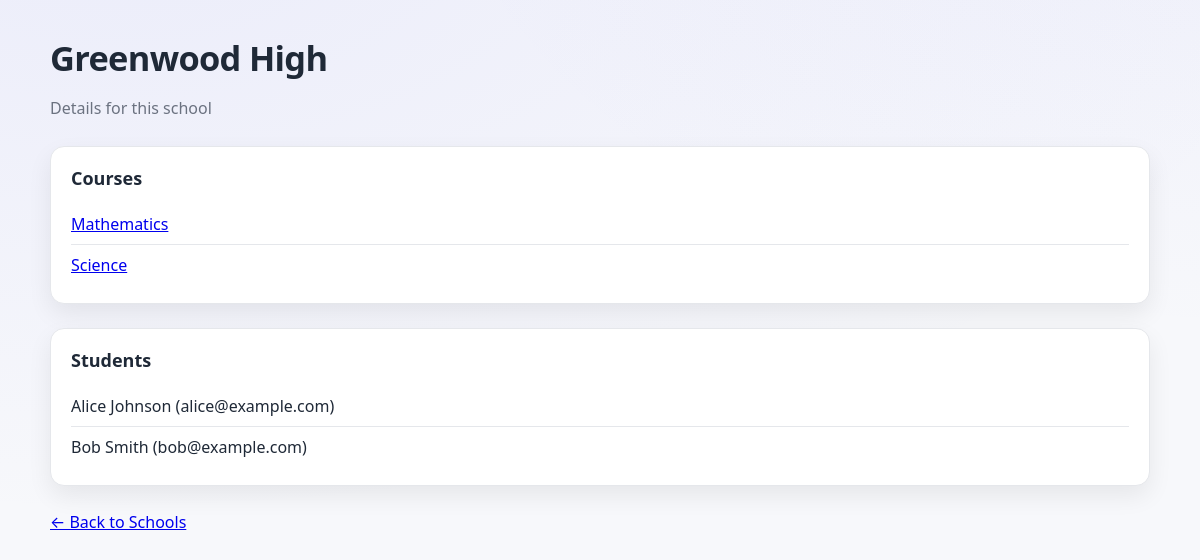
Screenshot of /schools/greenwood-high/ with the database file from the repository.
### enrollment/models.py (models this page shows, shortened)
class School(models.Model):
    name = models.CharField( max_length=100)
    address = models.TextField()
    slug = models.SlugField(unique=True, blank=True)

class Course(models.Model):
    name = models.CharField(max_length=100)
    description = models.TextField(blank=True)
    school = models.ForeignKey(
        School,
        on_delete=models.PROTECT,
        related_name='courses'
        )
    slug = models.SlugField(unique=True, blank=True)

class Student(models.Model):
    student_name = models.CharField( max_length=100)
    email = models.EmailField()
    courses = models.ManyToManyField(Course, related_name="students")
    school = models.ForeignKey(
        School,
        on_delete=models.PROTECT,
        related_name='students'
        )
    slug = models.SlugField(unique=True, blank=True)

### enrollment/views.py (the view)
# urls.py: path('schools/<slug:slug>/', views.school_detail, name='school-detail'),
def school_detail(request, slug):
    school = get_object_or_404(School, slug=slug)
    return render(request, 'enrollment/school_detail.html', {'school': school})

### enrollment/templates/enrollment/school_detail.html (shortened to what this page needs)
{% extends "enrollment/layout.html" %}
{% block content %}
<div class="container">
  <h1>{{ school.name }}</h1>
  <p class="subtitle">Details for this school</p>
  <div class="section">
    <h3>Courses</h3>
    <ul class="list">
      {% for course in school.courses.all %}
        <li>
          <a href="{% url 'course_detail' course.slug %}">{{ course.name }}</a>
        </li>
      {% empty %}
        <li class="muted">No courses available.</li>
      {% endfor %}
    </ul>
  </div>
  <div class="section">
    <h3>Students</h3>
    <ul class="list">
      {% for student in school.students.all %}
        <li>{{ student.student_name }} ({{ student.email }})</li>
      {% empty %}
        <li class="muted">No students enrolled.</li>
      {% endfor %}
    </ul>
  </div>
  <a class="btn" href="{% url 'schools-list' %}">← Back to Schools</a>
</div>
{% endblock %}

### enrollment/static/enrollment/style.css (style rules this page uses)
* { box-sizing: border-box; }
:root { --bg: #f7f8fb; --panel: #ffffff; --text: #1f2937; --muted: #6b7280; --brand: #4f46e5; --brand-2: #6366f1; --ring: rgba(79,70,229,.25); --border: #e5e7eb; --radius: 14px; --shadow: 0 10px 25px rgba(0,0,0,.07); }
html, body { height: 100%; }
body { margin: 0; font: 16px/1.5 system-ui, -apple-system, Segoe UI, Roboto, "Helvetica Neue", Arial, "Noto Sans", "Apple Color Emoji", "Segoe UI Emoji"; color: var(--text); background: radial-gradient(1200px 600px at 10% -10%, rgba(99,102,241,.08), transparent), radial-gradient(900px 500px at 110% -20%, rgba(99,102,241,.06), transparent), var(--bg); padding: 32px; }
.container { max-width: 1100px; margin: 0 auto; }
h1 { font-size: clamp(26px, 2.2vw + 8px, 36px); margin: 0 0 18px; letter-spacing: -0.02em; }
.subtitle { margin: -6px 0 26px; color: var(--muted); }
.section { background: var(--panel); border: 1px solid var(--border); border-radius: var(--radius); padding: 18px 20px; box-shadow: var(--shadow); margin-bottom: 24px; }
.section h3 { margin: 0 0 12px; font-size: 18px; font-weight: 600; color: var(--text); }
.list { list-style: none; margin: 0; padding: 0; }
.list li { padding: 8px 0; border-bottom: 1px solid var(--border); }
.list li:last-child { border-bottom: none; }

### rows the page displays
School: name "Greenwood High"
Course: name "Mathematics"
Course: name "Science"
Student: student_name "Alice Johnson", email "alice@example.com"
Student: student_name "Bob Smith", email "bob@example.com"
